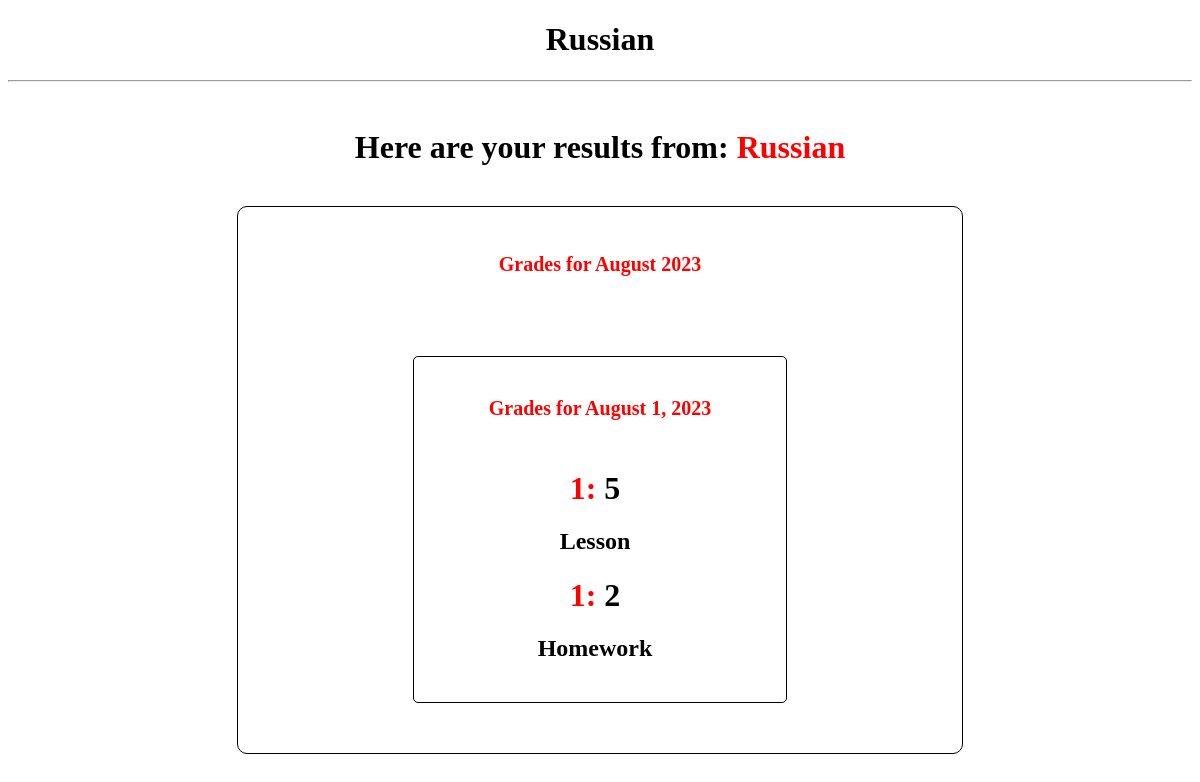
The app's page /lesson/2/ (signed in) with its own data.
### asosiy/models.py (models this page shows, shortened)
class Lesson(models.Model):
    J = [
        ("Monday, Wednesday, Friday", "Monday, Wednesday, Friday"),
        ("Tuesday, Wednesday, Friday", "Tuesday, Wednesday, Friday"),
    ]
    name = models.CharField(max_length=100)
    type = models.CharField(max_length=100)
    duration = models.CharField(max_length=100)
    days = models.CharField(max_length=100, choices=J)

class Grade(models.Model):
    J = [
        ("1", "1"),
        ("2", "2"),
        ("3", "3"),
        ("4", "4"),
        ("5", "5")
    ]
    Y = [
        ("Lesson", "Lesson"),
        ("Homework", "Homework")
    ]
    profil = models.ForeignKey(Profile, on_delete=models.CASCADE, related_name="profile_info")
    lesson = models.ForeignKey(Lesson, on_delete=models.CASCADE, related_name="lesson_items")
    grade = models.CharField(max_length=100, choices=J)
    type = models.CharField(max_length=200, choices=Y, null=True)
    day = models.DateField(auto_now_add=True)

### asosiy/views.py (the view)
# urls.py: path('lesson/<int:id>/', OneLessonView.as_view()),
class OneLessonView(View):
    def get(self, request, id):
        lesson = get_object_or_404(Lesson, id=id)
        grades = Grade.objects.filter(lesson=lesson).order_by('-day')
        payment = Tolov.objects.filter(profil__user=request.user)  # Include Tolov data here
        data = {
            "lesson": lesson,
            "grade": grades,
            "name": Profile.objects.get(user=request.user),
            "payment": payment
        }
        return render(request, "lesson.html", data)

### templates/lesson.html (shortened to what this page needs)
<!DOCTYPE html>
<html lang="en">
<head>
</head>
<body>
    <center>
        <h1>{{ lesson.name }}</h1>
        <hr>
        <br>
        <center>
            <h1>Here are your results from: <span style="color: red;">{{ lesson.name }}</span></h1>
            <div class="results">
                <br>
                {% if grade %}
                    {% regroup grade by day|date:"F Y" as month_list %}
                    {% for month_group in month_list %}
                        <div class="month-group">
                            <h2 class="date-header">Grades for {{ month_group.grouper }}</h2>
                            {% regroup month_group.list by day|date:"F j, Y" as day_list %}
                            {% for day_group in day_list %}
                                <div class="day-group">
                                    <h3 class="date-header">Grades for {{ day_group.grouper }}</h3>
                                    <br>
                                    <ul style="list-style: none; margin-right: 50px;">
                                        {% for item in day_group.list %}
                                            <li>
                                                <h1><span style="color: red">{{ forloop.parentloop.parentloop.counter }}:</span> {{ item.grade }}</h1>
                                                <h2>{{ item.type }}</h2>
                                            </li>
                                        {% endfor %}
                                    </ul>
                                </div>
                            {% endfor %}
                        </div>
                    {% endfor %}
                {% else %}
                    <p>No grades available.</p>
                {% endif %}
            </div>
        </center>
    </center>
</body>
</html>

### templates/lesson.html (style rules this page uses)
* { font-family: 'Gilroy'; }
.results { display: flex; flex-direction: column; align-items: center; width: 80%; margin: 20px auto; }
.month-group { border: 1px solid black; padding: 30px; border-radius: 10px; cursor: pointer; transition: 0.2s; width: 70%; margin-bottom: 40px; }
.day-group { margin-top: 80px; border: 1px solid black; padding: 20px; border-radius: 5px; cursor: pointer; transition: 0.2s; width: 50%; margin-bottom: 20px; }
.date-header { font-size: 20px; font-weight: bold; color: red; margin-bottom: 10px; }

### records on screen
Lesson: name "Russian"
Grade: grade "5", type "Lesson"
Grade: grade "2", type "Homework"

### other values on screen
{{ month_group.grouper }} "August 2023"
{{ day_group.grouper }} "August 1, 2023"
